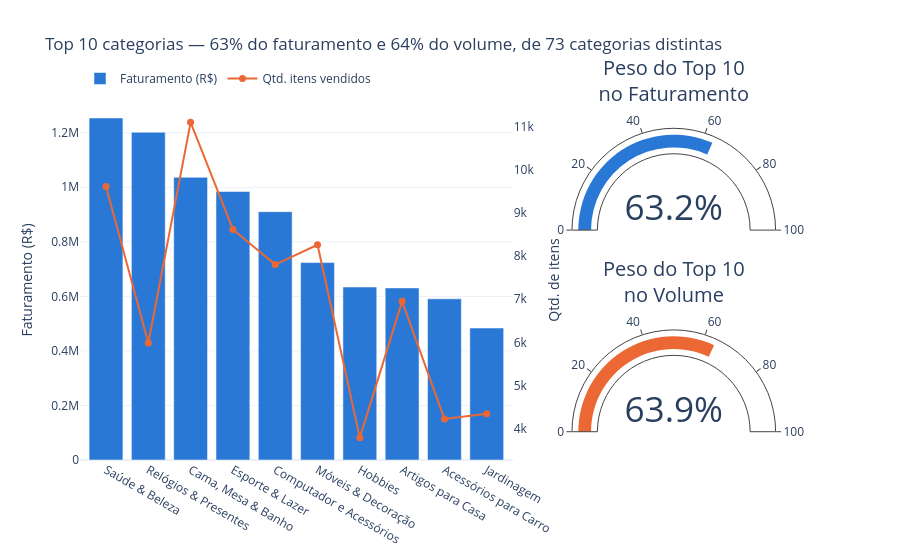

The cell this chart's notebook holds for it:
### Code cell
## Top 10 Categorias

fig = make_subplots(
    rows=2, cols=2, column_widths=[0.68, 0.32], row_heights=[0.5, 0.5],
    specs=[[{'secondary_y': True, 'rowspan': 2}, {'type': 'domain'}],
           [None, {'type': 'domain'}]],
    horizontal_spacing=0.08, vertical_spacing=0.12,
)
fig.add_trace(go.Bar(
    x=top10.index, y=top10['faturamento'], name='Faturamento (R$)', marker_color='#2a78d6',
), row=1, col=1, secondary_y=False)
fig.add_trace(go.Scatter(
    x=top10.index, y=top10['quantidade'], name='Qtd. itens vendidos', mode='lines+markers',
    line=dict(color='#eb6834', width=2), marker=dict(size=7),
), row=1, col=1, secondary_y=True)
fig.add_trace(go.Indicator(
    mode='gauge+number', value=pct_faturamento, number={'suffix': '%'},
    title={'text': 'Peso do Top 10<br>no Faturamento'},
    gauge={'axis': {'range': [0, 100]}, 'bar': {'color': '#2a78d6'}},
), row=1, col=2)
fig.add_trace(go.Indicator(
    mode='gauge+number', value=pct_quantidade, number={'suffix': '%'},
    title={'text': 'Peso do Top 10<br>no Volume'},
    gauge={'axis': {'range': [0, 100]}, 'bar': {'color': '#eb6834'}},
), row=2, col=2)

fig.update_yaxes(title_text='Faturamento (R$)', row=1, col=1, secondary_y=False)
fig.update_yaxes(title_text='Qtd. de itens', row=1, col=1, secondary_y=True, showgrid=False)
fig.update_layout(
    title=(f'Top 10 categorias — {pct_faturamento:.0f}% do faturamento e {pct_quantidade:.0f}% do '
           f'volume, de {cat_total.shape[0]} categorias distintas'),
    template='plotly_white', height=560, legend=dict(orientation='h', y=1.1, x=0),
)
fig.show()

### Figure 1 — Plotly figure (JSON) as saved in the notebook; plotly's stock layout.template omitted (floating-point values rounded to 4 significant figures)
{"data": [{"marker": {"color": "#2a78d6"}, "name": "Faturamento (R$)", "type": "bar", "x": ["Saúde & Beleza", "Relógios & Presentes", "Cama, Mesa & Banho", "Esporte & Lazer", "Computador e Acessórios", "Móveis & Decoração", "Hobbies", "Artigos para Casa", "Acessórios para Carro", "Jardinagem"], "xaxis": "x", "y": [1254000.0, 1202000.0, 1037000.0, 984700.0, 910555, 723900.0, 634200.0, 631000.0, 590900.0, 483900.0], "yaxis": "y"}, {"line": {"color": "#eb6834", "width": 2}, "marker": {"size": 7}, "mode": "lines+markers", "name": "Qtd. itens vendidos", "type": "scatter", "x": ["Saúde & Beleza", "Relógios & Presentes", "Cama, Mesa & Banho", "Esporte & Lazer", "Computador e Acessórios", "Móveis & Decoração", "Hobbies", "Artigos para Casa", "Acessórios para Carro", "Jardinagem"], "xaxis": "x", "y": [9619, 5986, 11107, 8622, 7806, 8265, 3788, 6952, 4223, 4342], "yaxis": "y2"}, {"domain": {"x": [0.6648, 0.94], "y": [0.56, 1]}, "gauge": {"axis": {"range": [0, 100]}, "bar": {"color": "#2a78d6"}}, "mode": "gauge+number", "number": {"suffix": "%"}, "title": {"text": "Peso do Top 10<br>no Faturamento"}, "type": "indicator", "value": 63.25}, {"domain": {"x": [0.6648, 0.94], "y": [0, 0.44]}, "gauge": {"axis": {"range": [0, 100]}, "bar": {"color": "#eb6834"}}, "mode": "gauge+number", "number": {"suffix": "%"}, "title": {"text": "Peso do Top 10<br>no Volume"}, "type": "indicator", "value": 63.89}], "layout": {"height": 560, "legend": {"orientation": "h", "x": 0, "y": 1.1}, "title": {"text": "Top 10 categorias — 63% do faturamento e 64% do volume, de 73 categorias distintas"}, "xaxis": {"anchor": "y", "domain": [0, 0.5848]}, "yaxis": {"anchor": "x", "domain": [0, 1], "title": {"text": "Faturamento (R$)"}}, "yaxis2": {"anchor": "x", "overlaying": "y", "showgrid": false, "side": "right", "title": {"text": "Qtd. de itens"}}}}
